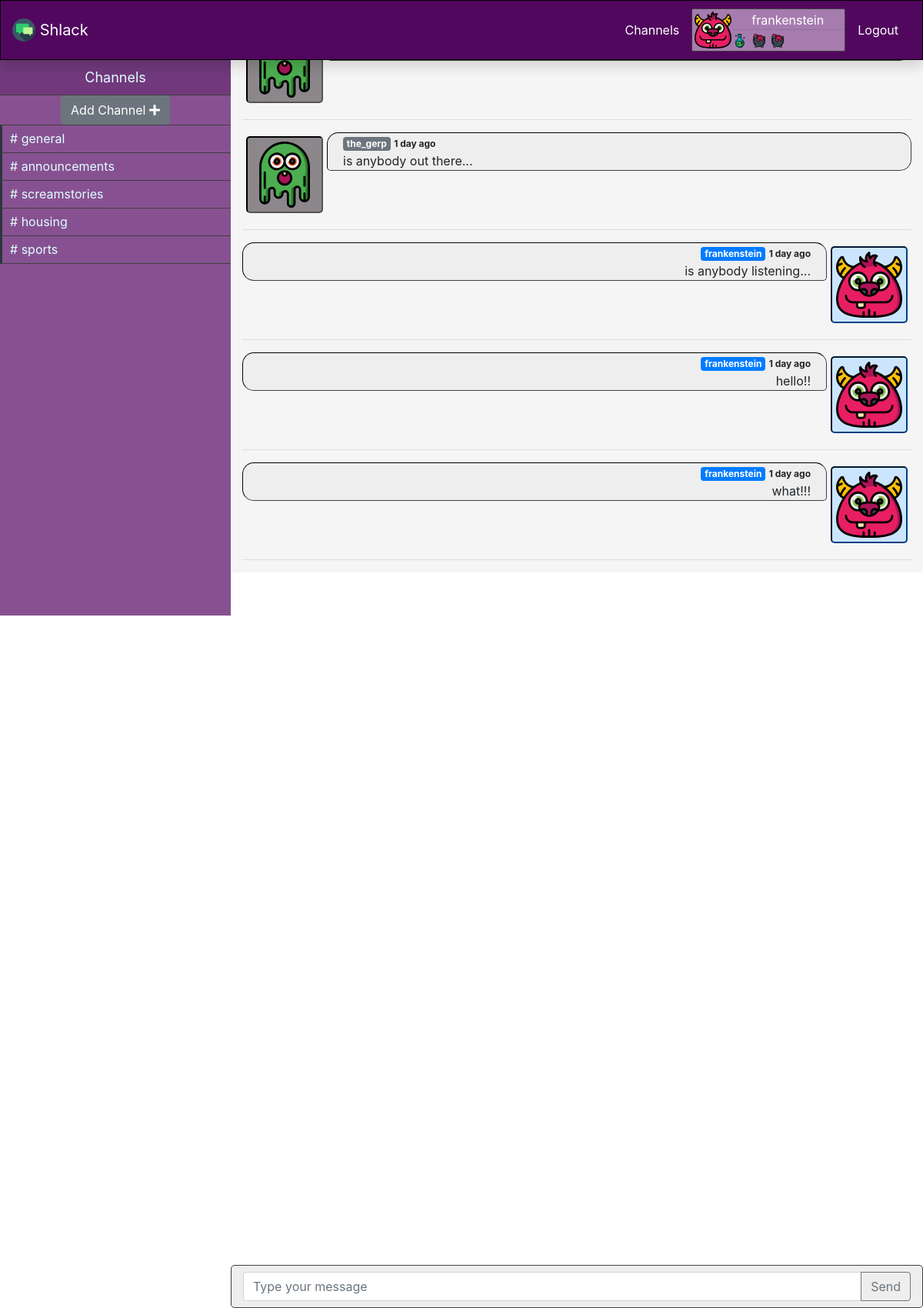
/channels/screamstories (signed in), run on the app's committed database.
### models.py (models this page shows, shortened)
class User(UserMixin, db.Model):
    id = db.Column(db.Integer, primary_key=True)
    avatar = db.Column(db.String(64))
    username = db.Column(db.String(64), index=True, unique=True)
    email = db.Column(db.String(120), index=True, unique=True)
    password_hash = db.Column(db.String(128))
    posts = db.relationship("Post", backref="author", lazy="dynamic")

class Channel(db.Model):
    id = db.Column(db.Integer, primary_key=True)
    name = db.Column(db.String(300))
    posts = db.relationship("Post", backref="channel", lazy="dynamic")

class Post(db.Model):
    id = db.Column(db.Integer, primary_key=True)
    body = db.Column(db.String(300))
    timestamp = db.Column(db.DateTime, index=True, default=datetime.utcnow)
    user_id = db.Column(db.Integer, db.ForeignKey("user.id"))
    channel_id = db.Column(db.Integer, db.ForeignKey("channel.id"))
    @property
    def get_time_passed(self):
        now = datetime.utcnow()
        delta = now - self.timestamp
        if timedelta(seconds=0) <= delta < timedelta(minutes=2):
            return "1 min ago"
        elif timedelta(minutes=2) <= delta < timedelta(minutes=60):
            minutes = int(delta.total_seconds() // 60)
            return str(minutes) + " mins ago"
        elif timedelta(hours=1) <= delta < timedelta(hours=2):
            hours = int(delta.total_seconds() // 3600)
            return str(hours) + " hour ago"
        elif timedelta(minutes=60) <= delta < timedelta(hours=24):
            hours = int(delta.total_seconds() // 3600)
            return str(hours) + " hours ago"
        elif timedelta(hours=24) <= delta < timedelta(days=2):
            days = int(delta.total_seconds() // 86400)
            return str(days) + " day ago"
        elif timedelta(hours=2) <= delta < timedelta(days=365):
            days = int(delta.total_seconds() // 86400)
            return str(days) + " days ago"
        else:
            return "Error occurred"

### application.py (the view, shortened to what this page needs)
@app.route("/channels/<string:channel_name>", methods=["GET", "POST"])
@login_required
def channel(channel_name):
    new_channel_form = NewChannelForm()
    new_post_form = NewPostForm()
    channels = Channel.query.all()
    if not any(channel_name == channel.name for channel in channels):
        return redirect(url_for("channels"))
    cur_channel = Channel.query.filter_by(name=channel_name).first()
    posts = cur_channel.posts
    return render_template("channel.html",
                           new_channel_form=new_channel_form,
                           new_post_form=new_post_form,
                           channels=channels,
                           posts=posts)

### forms.py (shortened to what this page needs)
class NewChannelForm(FlaskForm):
    channel_name = StringField("Channel Name", validators=[DataRequired()])
    submit = SubmitField("Create")

class NewPostForm(FlaskForm):
    post_body = StringField("Post Body", validators=[DataRequired()])
    user_id = IntegerField("User ID")
    datetime = DateTimeField()
    submit = SubmitField("Send")

### models.py (called while the page is built)
@login.user_loader
def load_user(id_):
    return User.query.get(int(id_))

### templates/channel.html (shortened to what this page needs)
{% extends "layout.html" %}
{% block body %}
  <div id="sidebar" class="sidebar container-fluid">
    <div class="header">Channels</div>
    <div class="menu-list">
      <ul id="menu-content" class="menu-content collapse">
        <li class="add-channel justify-content-center d-flex">
          <button class="btn btn-secondary " data-target="#channel-modal" data-toggle="modal"> Add Channel <i
              class="fa fa-plus"></i></button>
        </li>
        {% for channel in channels %}
          <li class="channel">
            <a href={{ url_for('channel', channel_name=channel.name) }}># {{ channel.name }} </a>
          </li>
        {% endfor %}
      </ul>
    </div>
  </div>
  <div id="main" class="container-fluid">
    <div class="row">
      <div id="messages" class="col-12">
        {% for post in posts %}
          {% include "_post.html" %}
        {% endfor %}
      </div>
    </div>
    <form action="" method="POST" novalidate>
      <div id="message-box" class="row">
        <div class="col-12 message-box py-2">
          <div class="input-group ">
            {{ new_post_form.post_body(class_="form-control", placeholder="Type your message") }}
            <div class="input-group-append">
              {{ new_post_form.submit(id="msg-send-btn", class_="btn btn-outline-secondary") }}
            </div>
          </div>
        </div>
      </div>
    </form>
  </div>
{% endblock %}

### templates/layout.html (shortened to what this page needs)
<!DOCTYPE html>
<html lang="en">
<head>
  <link rel="stylesheet" href="https://maxcdn.bootstrapcdn.com/bootstrap/4.5.0/css/bootstrap.min.css">
  <link rel="stylesheet" href="https://stackpath.bootstrapcdn.com/font-awesome/4.7.0/css/font-awesome.min.css" type="text/css">
  <link rel="stylesheet" href="https://cdnjs.cloudflare.com/ajax/libs/font-awesome/5.14.0/css/all.min.css" type="text/css">
  <link rel="stylesheet" href="https://cdnjs.cloudflare.com/ajax/libs/font-awesome/5.14.0/css/regular.min.css" type="text/css">
  <link rel="stylesheet" href="https://cdnjs.cloudflare.com/ajax/libs/font-awesome/5.14.0/css/solid.min.css" type="text/css">
  <link rel="stylesheet" type="text/css" href="{{ url_for('static', filename='style.css' ) }}">
</head>
<body>
<div id="navbar" class="container-fluid fixed-top position-sticky shadow">
      <ul class="navbar-list">
        <li>
          <a class="navbar-brand" href="{{url_for('index')}}">
            <img src="/static/images/brand-icons/017-speech-bubble-2.svg" width="30" height="30" class="d-inline-block align-top" alt="">
          Shlack
          </a>
        </li>
        {% if not current_user.is_authenticated %}
        <li class="nav-item ml-auto">
          <a class="nav-link" href="{{ url_for("login") }}">Login</a>
        </li>
        <li class="nav-item">
          <a class="nav-link nav-fill" href="{{ url_for("signup") }}">Sign Up</a>
        </li>
      {% else %}
        <li class="nav-item ml-auto">
          <a class="nav-link" href="{{ url_for("channels") }}">Channels</a>
        </li>
        <li class="nav-item">
          <div class="usercard d-flex flex-row no-gutters">
              <img src={{ current_user.avatar }}/>
            <div class="col">
              <p class="text-center text-white my-0">{{ current_user.username }}</p>
              <hr class="my-0">
              <span><img src="/static/images/specials/006-flask.svg" style="height: 20px; width: 20px;"></span>
              <span><img src="/static/images/specials/009-cauldron.svg" style="height: 20px; width: 20px;"></span/>
              <span><img src="/static/images/specials/009-cauldron.svg" style="height: 20px; width: 20px;"></span/>
              </div>
          </div>
        </li>
        <li class="nav-item pl-0">
          <a class="nav-link" href="{{ url_for("logout") }}">Logout</a>
        </li>
      {% endif %}
      </ul>
</div>
{% block body %}{% endblock %}
</body>
</html>

### templates/_post.html
{% if current_user == post.author %}
  <div class="media chat self">
    <img src={{ post.author.avatar }} style="height: 100px;"/>
    <div class="media-body">
      <span class="badge badge-primary">{{ post.author.username }}</span> <span class="timestamp"> {{ post.get_time_passed }}</span>
      <p>{{ post.body }}</p>
    </div>
  </div>
  <hr>
{% else %}
  <div class="media chat">
    <img src={{ post.author.avatar }} style="height: 100px;"/>
    <div class="media-body">
      <span class="badge badge-secondary">{{ post.author.username }}</span> <span class="timestamp"> {{ post.get_time_passed }}</span>
      <p>{{ post.body }}</p>
    </div>
  </div>
  <hr>
{% endif %}

### static/style.css (style rules this page uses)
* { box-sizing: border-box; }
body, html { margin: 0px; padding: 0px; max-height: 100%; height: 100%; }
#navbar { background: #51075e; border: 1px solid black; }
.navbar-list { display: flex; flex-direction: row; list-style: none; align-items: center; margin: 10px 0; padding: 0; }
.navbar-list .navbar-brand, .navbar-list .nav-link { color: #ffffff; align-items: center; }
.usercard { background: #a67cae; border: 1px solid #403e41; padding: 2px; border-radius: 2.5px; width: 200px; }
.usercard img { padding: 1px; border-radius: 2.5px; width: 50px; height: 50px; }
.sidebar { overflow: auto; background-color: #875191; position: fixed; left: 0px; padding: 0px; width: 300px; height: 100%; color: #e1ffff; }
.sidebar .menu-content { padding: 0px; }
.sidebar .header { background-color: #71397c; border-bottom: 1px solid #403e41; line-height: 45px; display: block; text-align: center; font-size: large; }
.sidebar .add-channel { border-style: none; border-bottom: 1px solid #403e41; }
.sidebar .channel { list-style: none; padding: 0px; margin: 0px; line-height: 35px; cursor: pointer; }
.sidebar .channel { padding-left: 0px; border-left: 3px solid #2e353d; border-bottom: 1px solid #403e41; }
.sidebar .channel a { text-decoration: none; color: #e1ffff; padding-left: 10px; }
#main { overflow: auto; background: #f5f5f5; }
#message-box { position: fixed; bottom: 0; background: #eeeeee; border: 1px solid #403e41; border-radius: 5px; }
.media { display: flex; flex-direction: row; border-radius: 5px; margin-bottom: 5px; }
.media .timestamp { font-weight: bold; margin: 0; font-size: 12px; }
.media img { height: 100px; padding: 5px; margin: 5px; background: #8b878b; border: 2px inset black; border-radius: 5px; align-self: flex-end; }
.media-body { background: #eeeeee; border: 1.5px inset #403e41; border-radius: 15px 15px 15px 5px; padding: 0px 20px; margin-bottom: 5px; }
.media-body p { margin-bottom: 0px; }
.media.self { display: flex; flex-direction: row-reverse; text-align: right; }
.media.self img { background: #cce5ff; border: 2px inset #004085; }
.media.self .media-body { border-radius: 15px 15px 5px 15px; }
@media (min-width: 767px) { .sidebar .menu-list .menu-content { display: block; } }
@media (min-width: 767px) { #main { width: calc(100% - 300px); float: right; } }
@media (min-width: 767px) { #message-box { width: calc(100% - 300px); } }

### data on the page
User: avatar (picture), username "frankenstein"
Channel: name "general"
Channel: name "announcements"
Channel: name "screamstories"
Channel: name "housing"
Channel: name "sports"
Post: author.avatar (picture)
Post: author.avatar (picture), author.username "the_gerp", get_time_passed "1 day ago", body "is anybody out there..."
Post: author.avatar (picture), author.username "frankenstein", get_time_passed "1 day ago", body "is anybody listening..."
Post: author.avatar (picture), author.username "frankenstein", get_time_passed "1 day ago", body "hello!!"
Post: author.avatar (picture), author.username "frankenstein", get_time_passed "1 day ago", body "what!!!"
